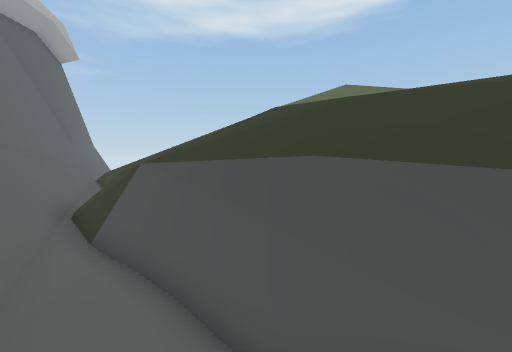
View 1 (above)

12 first-person views from a walk through a scene from a Unity 3-D project. The camera is 1.5 m above the floor, tilts 4° down and sees 90° across. The floor is counted in squares, 1 m on a side. Each view is taken from the middle of a square. On the plan, view 1 faces up. The plan holds only what a view shows up to about 13 squares ahead; the rest is blank. The place goes on beyond the plan. Door leaves are left out, so doorways stand open.

View 2
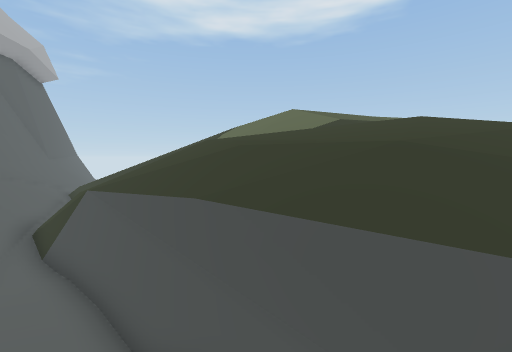

View 3
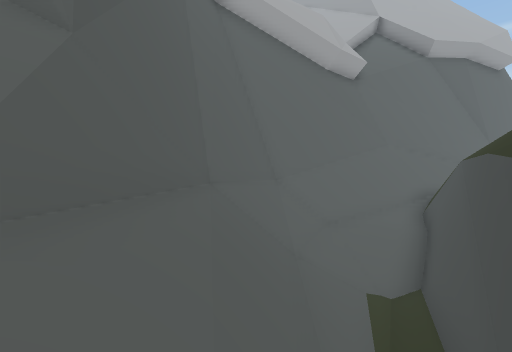

View 4
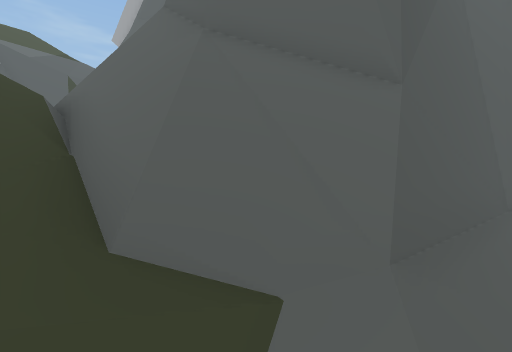

View 5
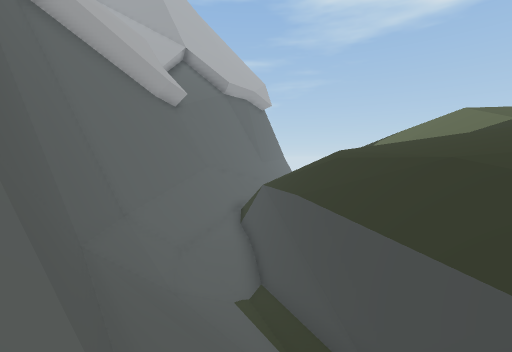

View 6
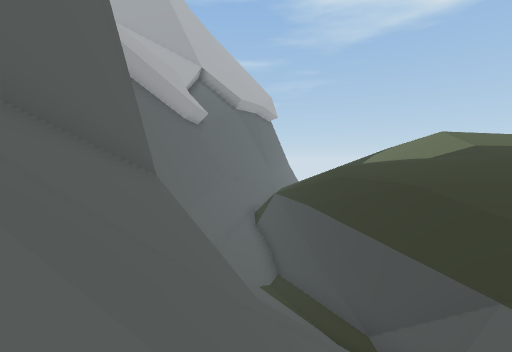

View 7
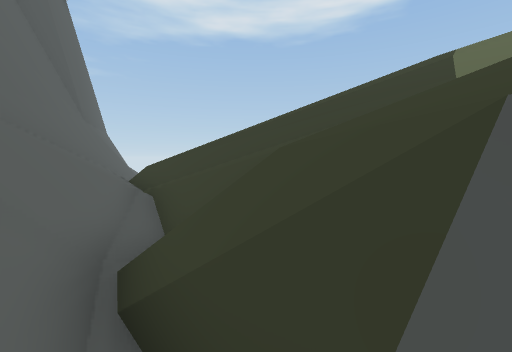

View 8
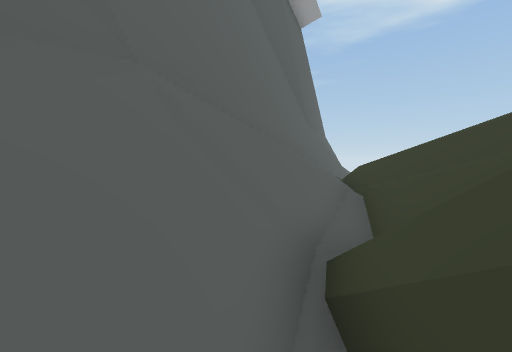

View 9
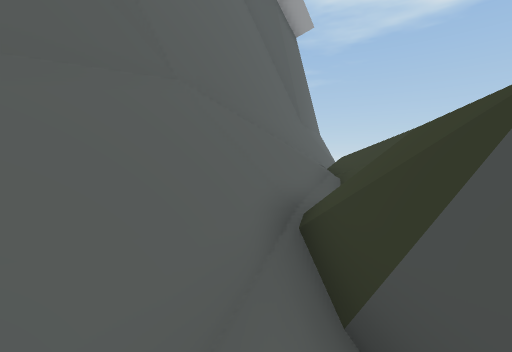

View 10
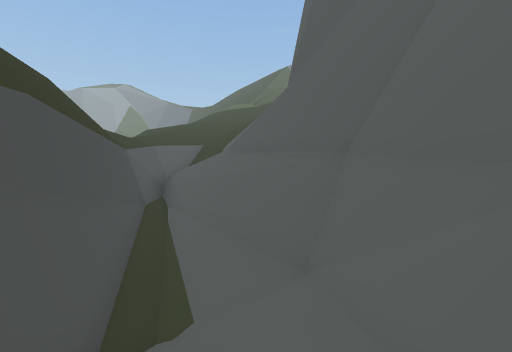

View 11
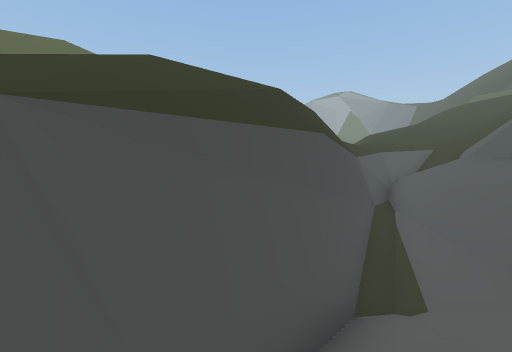

View 12
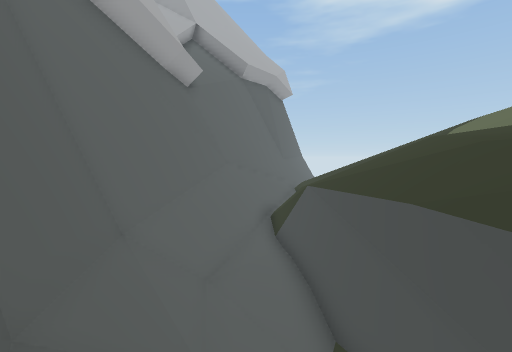

### Floor plan
Key: @ floor where view 1 was taken; # wall or solid block; . main floor; - floor 0.5 m lower than the main floor; : floor 0.75 m higher than the main floor; _ floor 0.75 m lower than the main floor; < floor 4 m lower than the main floor; ( floor 4.5 m lower than the main floor; / step, stairs or slope; = window, fence, low wall or low ledge; ^ raised ledge; v drop or lower ground.
Columns run from 9 left of view 1 to 6 right of it. Each row starts with its distance up from view 1.
 16 =
 15 =
 14 #
 13 ^/ =#=  =====
 12 #=/////////
 11 ##///////////
 10 ##/////////////:
  9  #/=//     .////
  8  #/=/      ..///
  7  ^==/=////-..../
  6  ^##==##////...
  5   ^^^/<##//_///.
  4    ^^=<<##//////
  3     ^^/<(=### //
  2     ^^=///(/##v=
  1      ##=#/////=#
  0      ^#^=@//////
 -1        ###=/////
 -2         ^###=///
 -3            #////
 -4            ##/=/
 -5             ##=/
 -6             ##=/

Positions as (right, up) in squares from view 1, and headings:
1: (0, 0), facing up
2: (2, -1), facing up
3: (5, 0), facing left
4: (6, -1), facing down-left
5: (5, -2), facing up-left
6: (6, -4), facing up-left
7: (-4, 5), facing up
8: (-4, 5), facing up-left
9: (-3, 4), facing up-left
10: (-3, 4), facing down-right
11: (-4, 5), facing right
12: (2, -1), facing up-left
